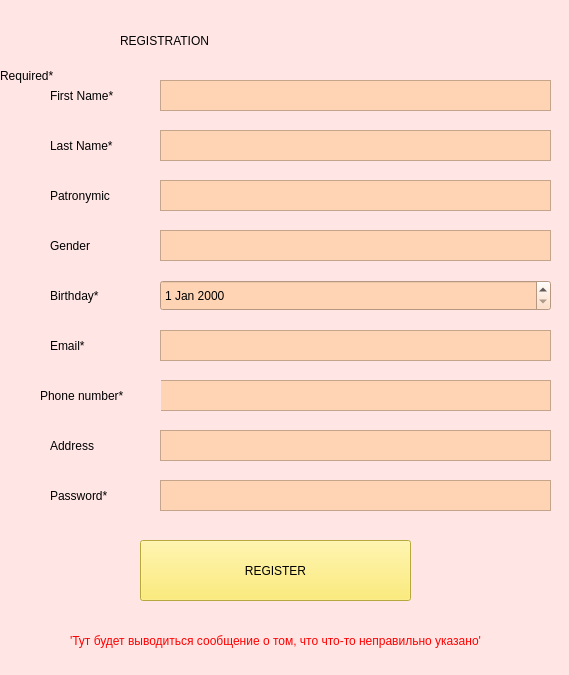
<?xml version="1.0" encoding="UTF-8"?>
<ui version="4.0">
 <class>MainWindow</class>
 <widget class="QMainWindow" name="MainWindow">
  <property name="geometry">
   <rect>
    <x>0</x>
    <y>0</y>
    <width>569</width>
    <height>675</height>
   </rect>
  </property>
  <property name="windowTitle">
   <string>MainWindow</string>
  </property>
  <property name="styleSheet">
   <string notr="true">background-color: rgb(255, 230, 229);</string>
  </property>
  <widget class="QWidget" name="centralwidget">
   <widget class="QPlainTextEdit" name="FirstNameTextEdit">
    <property name="geometry">
     <rect>
      <x>160</x>
      <y>80</y>
      <width>391</width>
      <height>31</height>
     </rect>
    </property>
    <property name="whatsThis">
     <string>&lt;html&gt;&lt;head/&gt;&lt;body&gt;&lt;p&gt;Login&lt;/p&gt;&lt;/body&gt;&lt;/html&gt;</string>
    </property>
    <property name="styleSheet">
     <string notr="true">border-color: qlineargradient(spread:pad, x1:0, y1:0, x2:1, y2:0, stop:0 rgba(0, 0, 0, 255), stop:1 rgba(255, 255, 255, 255));
background-color: rgb(255, 212, 181);
border-color: rgb(85, 0, 0);</string>
    </property>
    <property name="lineWidth">
     <number>21</number>
    </property>
   </widget>
   <widget class="QPlainTextEdit" name="LastNameTextEdit">
    <property name="geometry">
     <rect>
      <x>160</x>
      <y>130</y>
      <width>391</width>
      <height>31</height>
     </rect>
    </property>
    <property name="whatsThis">
     <string>&lt;html&gt;&lt;head/&gt;&lt;body&gt;&lt;p&gt;Login&lt;/p&gt;&lt;/body&gt;&lt;/html&gt;</string>
    </property>
    <property name="styleSheet">
     <string notr="true">border-color: qlineargradient(spread:pad, x1:0, y1:0, x2:1, y2:0, stop:0 rgba(0, 0, 0, 255), stop:1 rgba(255, 255, 255, 255));
background-color: rgb(255, 212, 181);
border-color: rgb(85, 0, 0);</string>
    </property>
    <property name="lineWidth">
     <number>21</number>
    </property>
   </widget>
   <widget class="QPlainTextEdit" name="PatronymicTextEdit">
    <property name="geometry">
     <rect>
      <x>160</x>
      <y>180</y>
      <width>391</width>
      <height>31</height>
     </rect>
    </property>
    <property name="whatsThis">
     <string>&lt;html&gt;&lt;head/&gt;&lt;body&gt;&lt;p&gt;Login&lt;/p&gt;&lt;/body&gt;&lt;/html&gt;</string>
    </property>
    <property name="styleSheet">
     <string notr="true">border-color: qlineargradient(spread:pad, x1:0, y1:0, x2:1, y2:0, stop:0 rgba(0, 0, 0, 255), stop:1 rgba(255, 255, 255, 255));
background-color: rgb(255, 212, 181);
border-color: rgb(85, 0, 0);</string>
    </property>
    <property name="lineWidth">
     <number>21</number>
    </property>
   </widget>
   <widget class="QPlainTextEdit" name="GenderTextedit">
    <property name="geometry">
     <rect>
      <x>160</x>
      <y>230</y>
      <width>391</width>
      <height>31</height>
     </rect>
    </property>
    <property name="whatsThis">
     <string>&lt;html&gt;&lt;head/&gt;&lt;body&gt;&lt;p&gt;Login&lt;/p&gt;&lt;/body&gt;&lt;/html&gt;</string>
    </property>
    <property name="styleSheet">
     <string notr="true">border-color: qlineargradient(spread:pad, x1:0, y1:0, x2:1, y2:0, stop:0 rgba(0, 0, 0, 255), stop:1 rgba(255, 255, 255, 255));
background-color: rgb(255, 212, 181);
border-color: rgb(85, 0, 0);</string>
    </property>
    <property name="lineWidth">
     <number>21</number>
    </property>
   </widget>
   <widget class="QDateEdit" name="BirthdayEdit">
    <property name="geometry">
     <rect>
      <x>160</x>
      <y>280</y>
      <width>391</width>
      <height>31</height>
     </rect>
    </property>
    <property name="styleSheet">
     <string notr="true">background-color: rgb(255, 212, 181);</string>
    </property>
   </widget>
   <widget class="QPlainTextEdit" name="EmailTextEdit">
    <property name="geometry">
     <rect>
      <x>160</x>
      <y>330</y>
      <width>391</width>
      <height>31</height>
     </rect>
    </property>
    <property name="whatsThis">
     <string>&lt;html&gt;&lt;head/&gt;&lt;body&gt;&lt;p&gt;Login&lt;/p&gt;&lt;/body&gt;&lt;/html&gt;</string>
    </property>
    <property name="styleSheet">
     <string notr="true">border-color: qlineargradient(spread:pad, x1:0, y1:0, x2:1, y2:0, stop:0 rgba(0, 0, 0, 255), stop:1 rgba(255, 255, 255, 255));
background-color: rgb(255, 212, 181);
border-color: rgb(85, 0, 0);</string>
    </property>
    <property name="lineWidth">
     <number>21</number>
    </property>
   </widget>
   <widget class="QPlainTextEdit" name="PhoneNumberTextEdit">
    <property name="geometry">
     <rect>
      <x>160</x>
      <y>380</y>
      <width>391</width>
      <height>31</height>
     </rect>
    </property>
    <property name="whatsThis">
     <string>&lt;html&gt;&lt;head/&gt;&lt;body&gt;&lt;p&gt;Login&lt;/p&gt;&lt;/body&gt;&lt;/html&gt;</string>
    </property>
    <property name="styleSheet">
     <string notr="true">border-color: qlineargradient(spread:pad, x1:0, y1:0, x2:1, y2:0, stop:0 rgba(0, 0, 0, 255), stop:1 rgba(255, 255, 255, 255));
background-color: rgb(255, 212, 181);
border-color: rgb(85, 0, 0);</string>
    </property>
    <property name="lineWidth">
     <number>21</number>
    </property>
   </widget>
   <widget class="QPlainTextEdit" name="AddressTesxtEdit">
    <property name="geometry">
     <rect>
      <x>160</x>
      <y>430</y>
      <width>391</width>
      <height>31</height>
     </rect>
    </property>
    <property name="whatsThis">
     <string>&lt;html&gt;&lt;head/&gt;&lt;body&gt;&lt;p&gt;Login&lt;/p&gt;&lt;/body&gt;&lt;/html&gt;</string>
    </property>
    <property name="styleSheet">
     <string notr="true">border-color: qlineargradient(spread:pad, x1:0, y1:0, x2:1, y2:0, stop:0 rgba(0, 0, 0, 255), stop:1 rgba(255, 255, 255, 255));
background-color: rgb(255, 212, 181);
border-color: rgb(85, 0, 0);</string>
    </property>
    <property name="lineWidth">
     <number>21</number>
    </property>
   </widget>
   <widget class="QLabel" name="RegistrationLabel">
    <property name="geometry">
     <rect>
      <x>120</x>
      <y>10</y>
      <width>351</width>
      <height>61</height>
     </rect>
    </property>
    <property name="styleSheet">
     <string notr="true">font: 28pt &quot;Arial&quot;;</string>
    </property>
    <property name="text">
     <string>REGISTRATION</string>
    </property>
   </widget>
   <widget class="QLabel" name="FirstNameLabel">
    <property name="geometry">
     <rect>
      <x>50</x>
      <y>80</y>
      <width>91</width>
      <height>31</height>
     </rect>
    </property>
    <property name="styleSheet">
     <string notr="true">font: 75 10pt &quot;Arial&quot;;</string>
    </property>
    <property name="text">
     <string>First Name*</string>
    </property>
   </widget>
   <widget class="QLabel" name="LastNameLabel">
    <property name="geometry">
     <rect>
      <x>50</x>
      <y>130</y>
      <width>91</width>
      <height>31</height>
     </rect>
    </property>
    <property name="styleSheet">
     <string notr="true">font: 75 10pt &quot;Arial&quot;;</string>
    </property>
    <property name="text">
     <string>Last Name*</string>
    </property>
   </widget>
   <widget class="QLabel" name="PatronymicLabel">
    <property name="geometry">
     <rect>
      <x>50</x>
      <y>180</y>
      <width>91</width>
      <height>31</height>
     </rect>
    </property>
    <property name="styleSheet">
     <string notr="true">font: 75 10pt &quot;Arial&quot;;</string>
    </property>
    <property name="text">
     <string>Patronymic</string>
    </property>
   </widget>
   <widget class="QLabel" name="GenderLabel">
    <property name="geometry">
     <rect>
      <x>50</x>
      <y>230</y>
      <width>91</width>
      <height>31</height>
     </rect>
    </property>
    <property name="styleSheet">
     <string notr="true">font: 75 10pt &quot;Arial&quot;;</string>
    </property>
    <property name="text">
     <string>Gender</string>
    </property>
   </widget>
   <widget class="QLabel" name="BirthdayLabel">
    <property name="geometry">
     <rect>
      <x>50</x>
      <y>280</y>
      <width>91</width>
      <height>31</height>
     </rect>
    </property>
    <property name="styleSheet">
     <string notr="true">font: 75 10pt &quot;Arial&quot;;</string>
    </property>
    <property name="text">
     <string>Birthday*</string>
    </property>
   </widget>
   <widget class="QLabel" name="EmailLabel">
    <property name="geometry">
     <rect>
      <x>50</x>
      <y>330</y>
      <width>91</width>
      <height>31</height>
     </rect>
    </property>
    <property name="styleSheet">
     <string notr="true">font: 75 10pt &quot;Arial&quot;;</string>
    </property>
    <property name="text">
     <string>Email*</string>
    </property>
   </widget>
   <widget class="QLabel" name="PhoneNumberLabel">
    <property name="geometry">
     <rect>
      <x>40</x>
      <y>380</y>
      <width>121</width>
      <height>31</height>
     </rect>
    </property>
    <property name="styleSheet">
     <string notr="true">font: 75 10pt &quot;Arial&quot;;</string>
    </property>
    <property name="text">
     <string>Phone number*</string>
    </property>
   </widget>
   <widget class="QLabel" name="AddresLabel">
    <property name="geometry">
     <rect>
      <x>50</x>
      <y>430</y>
      <width>91</width>
      <height>31</height>
     </rect>
    </property>
    <property name="styleSheet">
     <string notr="true">font: 75 10pt &quot;Arial&quot;;</string>
    </property>
    <property name="text">
     <string>Address</string>
    </property>
   </widget>
   <widget class="QPlainTextEdit" name="PasswordTextEdit">
    <property name="geometry">
     <rect>
      <x>160</x>
      <y>480</y>
      <width>391</width>
      <height>31</height>
     </rect>
    </property>
    <property name="whatsThis">
     <string>&lt;html&gt;&lt;head/&gt;&lt;body&gt;&lt;p&gt;Login&lt;/p&gt;&lt;/body&gt;&lt;/html&gt;</string>
    </property>
    <property name="styleSheet">
     <string notr="true">border-color: qlineargradient(spread:pad, x1:0, y1:0, x2:1, y2:0, stop:0 rgba(0, 0, 0, 255), stop:1 rgba(255, 255, 255, 255));
background-color: rgb(255, 212, 181);
border-color: rgb(85, 0, 0);</string>
    </property>
    <property name="lineWidth">
     <number>21</number>
    </property>
   </widget>
   <widget class="QLabel" name="R_PasswordLabel">
    <property name="geometry">
     <rect>
      <x>50</x>
      <y>480</y>
      <width>91</width>
      <height>31</height>
     </rect>
    </property>
    <property name="styleSheet">
     <string notr="true">font: 75 10pt &quot;Arial&quot;;</string>
    </property>
    <property name="text">
     <string>Password*</string>
    </property>
   </widget>
   <widget class="QLabel" name="RequiredLabel">
    <property name="geometry">
     <rect>
      <x>0</x>
      <y>60</y>
      <width>91</width>
      <height>31</height>
     </rect>
    </property>
    <property name="styleSheet">
     <string notr="true">font: 75 8pt &quot;Arial&quot;;</string>
    </property>
    <property name="text">
     <string>Required*</string>
    </property>
   </widget>
   <widget class="QPushButton" name="RegisterButton">
    <property name="geometry">
     <rect>
      <x>140</x>
      <y>540</y>
      <width>271</width>
      <height>61</height>
     </rect>
    </property>
    <property name="styleSheet">
     <string notr="true">background-color: rgb(255, 235, 84);
font: 75 18pt &quot;Arial&quot;;</string>
    </property>
    <property name="text">
     <string>REGISTER</string>
    </property>
   </widget>
   <widget class="QLabel" name="ErrorLabel">
    <property name="geometry">
     <rect>
      <x>70</x>
      <y>610</y>
      <width>861</width>
      <height>61</height>
     </rect>
    </property>
    <property name="styleSheet">
     <string notr="true">color: rgb(255, 0, 0);</string>
    </property>
    <property name="text">
     <string>'Тут будет выводиться сообщение о том, что что-то неправильно указано'</string>
    </property>
   </widget>
   <zorder>FirstNameTextEdit</zorder>
   <zorder>LastNameTextEdit</zorder>
   <zorder>PatronymicTextEdit</zorder>
   <zorder>GenderTextedit</zorder>
   <zorder>BirthdayEdit</zorder>
   <zorder>EmailTextEdit</zorder>
   <zorder>PhoneNumberTextEdit</zorder>
   <zorder>AddressTesxtEdit</zorder>
   <zorder>RegistrationLabel</zorder>
   <zorder>LastNameLabel</zorder>
   <zorder>PatronymicLabel</zorder>
   <zorder>GenderLabel</zorder>
   <zorder>BirthdayLabel</zorder>
   <zorder>EmailLabel</zorder>
   <zorder>PhoneNumberLabel</zorder>
   <zorder>AddresLabel</zorder>
   <zorder>PasswordTextEdit</zorder>
   <zorder>R_PasswordLabel</zorder>
   <zorder>RequiredLabel</zorder>
   <zorder>FirstNameLabel</zorder>
   <zorder>RegisterButton</zorder>
   <zorder>ErrorLabel</zorder>
  </widget>
 </widget>
 <resources/>
 <connections/>
</ui>
